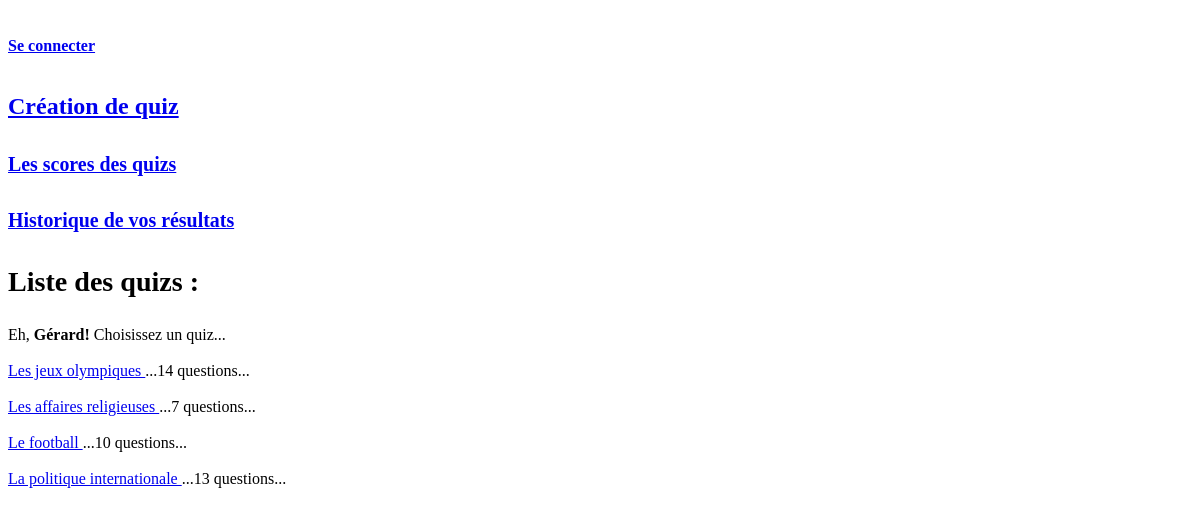
The app's page /quizzes_list/controller/quizzes_list_c.php (signed in) with its own data.
### tables this page shows
CREATE TABLE IF NOT EXISTS `quizzes` (
  `quiz_id` smallint(5) unsigned NOT NULL AUTO_INCREMENT,
  `quiz` varchar(100) NOT NULL,
  `creation_date` datetime NOT NULL,
  PRIMARY KEY (`quiz_id`),
  UNIQUE KEY `ind_quiz_name` (`quiz`),
  FULLTEXT KEY `ind_search_quiz_name` (`quiz`)
);

### quizzes_list/controller/quizzes_list_c.php (called while the page is built, shortened)
<?php
include '../../admin/model/bdd_connect_m.php';
include_once '../model/quizzes_list_m.php';
$listQuiz = quizList();
include '../view/quizzes_list.php';

### quizzes_list/model/quizzes_list_m.php (called while the page is built)
<?php
function quizList(){
    global $bdd;
    $data = $bdd->prepare('SELECT a.quiz,a.quiz_id AS "quizId",count(b.question_id) AS "nbQuestions"
                            FROM quizzes a
                            RIGHT JOIN questions b ON a.quiz_id = b.quiz_id
                            WHERE b.question_id IN (SELECT question_id FROM answers)
                            GROUP BY a.quiz,a.quiz_id
                            ORDER BY a.quiz_id;');
    $data->execute();
    return $data->fetchAll();
}

### quizzes_list/view/quizzes_list.php (the view, shortened to what this page needs)
<!DOCTYPE html>
<html lang="fr">
    <head>
        <link rel="stylesheet" href="../../quizz_details/view/quiz_details.css">
    </head>
    <body>
        <header>
            <nav>
                <h6><a href="../../users/sign_in/control/sign_in_c.php">Se connecter</a></h6>
                <h4><a href="../../admin/controller/actions_admin_c.php">Création de quiz</a></h4>
                <h5><a href="../../scores/controller/historic_scores_c.php">Les scores des quizs</a></h5>
                <h5><a href="../../scores/controller/historic_users_scores_c.php">Historique de vos résultats</a></h5>
            </nav>
            <h3>Liste des quizs :</h3>
        </header>
        <section>
            <?php
            if (isset($_SESSION['user']) && isset($_SESSION['userId'])) {
                    echo 'Eh, '.'<b>'.$_SESSION['user'].'! </b>'.'Choisissez un quiz...<br><br>';
                } else {
                    header('location: ../../users/sign_in/control/sign_in_c.php');
                }
            foreach ($listQuiz as $quiz) {
                ?>
            <div><a href="../../quizz_details/controller/quiz_details_c.php?quizId=<?php echo $quiz['quizId'];?>"><?php echo $quiz['quiz'].' ';?></a><span><?php echo '...'.$quiz['nbQuestions'].' questions...';?></span>
            <?php if (isset($_SESSION['submittedQuiz']) && $quiz['quizId'] == $_SESSION['quizId']) {
                echo $_SESSION['submittedQuiz'].' Votre score est de : <b>'.$_SESSION['previousResult'].'%</b>';
                }?></div>
            <br>
            <?php
            } ?>
        </section>
    </body>
</html>

### quizz_details/view/quiz_details.css (style rules this page uses)
header { font-family: Lucida Console; font-size: 1.5em; position: relative; margin-top: 1em; }

### records on screen
quizzes: quiz "Les jeux olympiques", nbQuestions "14"
quizzes: quiz "Les affaires religieuses", nbQuestions "7"
quizzes: quiz "Le football", nbQuestions "10"
quizzes: quiz "La politique internationale", nbQuestions "13"

### other values on screen
$_SESSION['user'] "Gérard"
